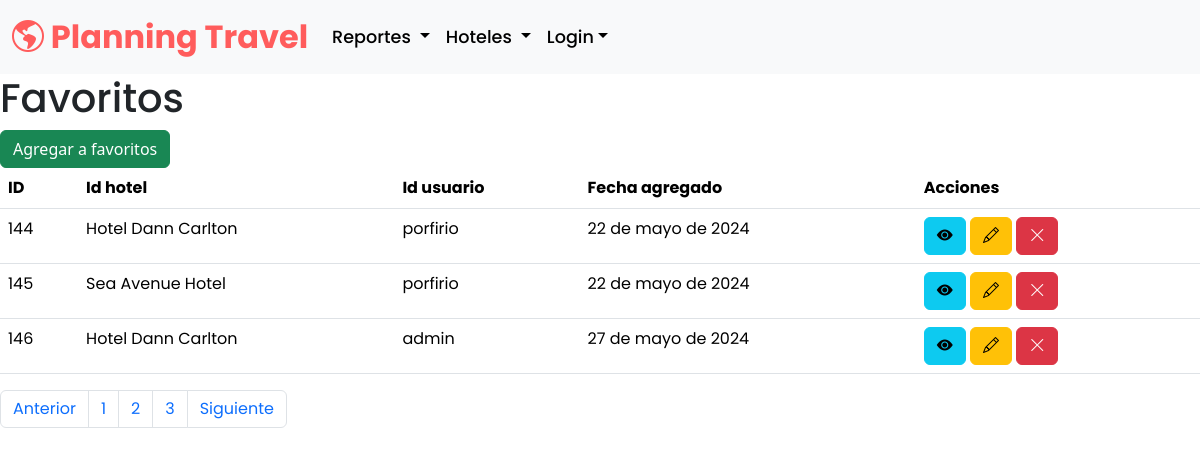
Screenshot of /planning_travel/favoritos_listar/ with the database file from the repository.
### planning_travel/models.py (models this page shows, shortened)
class Favorito(models.Model):
    id_hotel = models.ForeignKey(Hotel, on_delete=models.DO_NOTHING)
    id_usuario = models.ForeignKey(Usuario, on_delete=models.DO_NOTHING)
    fecha_agregado = models.DateField(default=date.today)

class Hotel(models.Model):
    nombre = models.CharField(max_length=200)
    descripcion = models.TextField()
    direccion = models.CharField(max_length=200)
    categoria = models.ForeignKey(Categoria, on_delete=models.DO_NOTHING)
    propietario = models.ForeignKey(Usuario, on_delete=models.DO_NOTHING)
    ciudad = models.CharField(max_length=200)
    def __str__(self):
        return f'{self.nombre}'

class Usuario(AbstractUser):
    nombre = models.CharField(max_length=254)
    correo = models.EmailField(max_length=254, unique=True)
    username = models.CharField(max_length=250, unique=True)
    password = models.CharField(max_length=100)
    ROLES = (
        (1, "Administrador"),
        (2, "Anfitrion"),
        (3, "Cliente"),
        (4, "Moderador")
    )
    rol = models.IntegerField(choices=ROLES, default=3)
    foto = models.ImageField(upload_to="planning_travel/media/", default='planning_travel/media/batman.png')
    token_recuperar = models.CharField(max_length=254, default="", blank=True, null=True)
    USERNAME_FIELD = 'username'
    REQUIRED_FIELDS = ['correo', 'password']
    objects = CustomUserManager()
    def __str__(self):
        return f'{self.username}'

### planning_travel/views.py (the view)
# urls.py: path('favoritos_listar/', views.favoritos, name="favoritos_listar"),
def favoritos(request):
    consulta = Favorito.objects.all()
    context = {'data': consulta}
    return render(request, 'planning_travel/favoritos/favoritos.html', context)

### planning_travel/templates/planning_travel/favoritos/favoritos.html (shortened to what this page needs)
{% extends 'planning_travel/base.html' %}
{% load static %}
{% block contenedor %}
    <h1>Favoritos</h1>
    <a class="btn btn-success" href="{% url 'favoritos_form' %}">Agregar a favoritos</a>
    <table class="table">
        <thead>
            <th>ID</th>
            <th>Id hotel</th>
            <th>Id usuario</th>
            <th>Fecha agregado</th>
            <th>Acciones</th>
        </thead>
        <tbody>
            {% for r in data %}
            <tr>
                <td>{{ r.id }}</td>
                <td>{{ r.id_hotel }}</td>
                <td>{{ r.id_usuario }}</td>
                <td>{{ r.fecha_agregado }}</td>
                <td>
                    <button
                        type="button"
                        class="btn btn-info"
                        data-bs-toggle="modal"
                        data-bs-target="#modalVer-1"
                    >
                        <i class="bi bi-eye-fill"></i>
                    </button>
                    <a
                        class="btn btn-warning"
                        href="{% url 'favoritos_formulario_editar' r.id %}"
                        ><i class="bi bi-pencil"></i
                    ></a>
                    <a
                        href="javascript:eliminar('{% url 'favoritos_eliminar' r.id %}')"
                        class="btn btn-danger"
                        ><i class="bi bi-x-lg"></i
                    ></a>
                </td>
            </tr>
            {% endfor %}
        </tbody>
    </table>
    <nav aria-label="Page navigation example">
        <ul class="pagination">
            <li class="page-item"><a class="page-link" href="#">Anterior</a></li>
            <li class="page-item"><a class="page-link" href="#">1</a></li>
            <li class="page-item"><a class="page-link" href="#">2</a></li>
            <li class="page-item"><a class="page-link" href="#">3</a></li>
            <li class="page-item"><a class="page-link" href="#">Siguiente</a></li>
        </ul>
    </nav>
{% endblock %}

### planning_travel/static/planning_travel/styles/estilos.css (style rules this page uses)
:root { --primary-color: #ff5c5c; --primary-color-hover: #e65353; --secondary-color: #172929; --secondary-color-hover: #386363; --cta-bg: #ffc107; --cta-bg-hover: #e0a800; --text-cta: #282828; --text-secondary: #262626; --gradiant-color: linear-gradient(#ffc107, #ff5c5c); }
* { font-family: "Poppins", sans-serif; box-sizing: border-box; }

### rows the page displays
Favorito: id "144", id_hotel "Hotel Dann Carlton", id_usuario "porfirio", fecha_agregado "22 de mayo de 2024"
Favorito: id "145", id_hotel "Sea Avenue Hotel", id_usuario "porfirio", fecha_agregado "22 de mayo de 2024"
Favorito: id "146", id_hotel "Hotel Dann Carlton", id_usuario "admin", fecha_agregado "27 de mayo de 2024"
